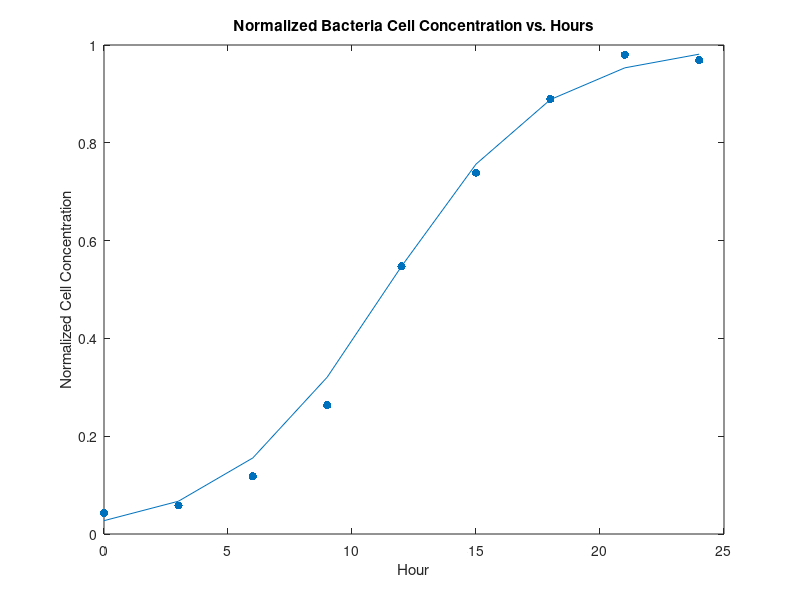

The MATLAB script that drew this image:
function ch3_10c()
% Problem 3.10c
% Written by Stephanie Chang
%
% Solving the Least Squares cost function 
% Plotting the data with the logistic sigmoid fit
%------------------------------------------------------------------------
% Importing values from .csv
bact_data = csvread('bacteria_data.csv');
hour = bact_data(:,1);
growth = bact_data(:,2)

% Finding sigmoid points

% Outer product term
x11 = size(bact_data,1); % x11 = P*1 = 40
xdiag = sum(hour, 1); % x12 = x21 = x1 +...+ xP 
x22 = sum(hour.^2,1); % x22 = x1^2 +...+ xP^2
i_outer_product = pinv([x11 xdiag; xdiag x22]);

% xp~ log term
ln_input = growth./(ones([9,1])-growth);
ln_part = log(ln_input);

% Finding w* and b*
wstar_tilde = i_outer_product*[sum(ln_part); sum(hour.*ln_part)];
bstar = wstar_tilde(1);
wstar = wstar_tilde(2);

% Finding and plotting the sigmoid curve
input = bstar*ones([9,1]) + hour.*wstar
pt1 = 1/(1+exp(1)^(-input(1)))
pt2 = 1/(1+exp(1)^(-input(2)))
pt3 = 1/(1+exp(1)^(-input(3)))
pt4 = 1/(1+exp(1)^(-input(4)))
pt5 = 1/(1+exp(1)^(-input(5)))
pt6 = 1/(1+exp(1)^(-input(6)))
pt7 = 1/(1+exp(1)^(-input(7)))
pt8 = 1/(1+exp(1)^(-input(8)))
pt9 = 1/(1+exp(1)^(-input(9)))
pt = [pt1; pt2; pt3; pt4; pt5; pt6; pt7; pt8; pt9]
sigma = plot(hour, pt)
hold on

% Plotting the data with the sigmoid fit
population_change = scatter(hour,growth, 'filled')
hold on
title('Normalized Bacteria Cell Concentration vs. Hours')
xlabel('Hour')
ylabel('Normalized Cell Concentration')
end

